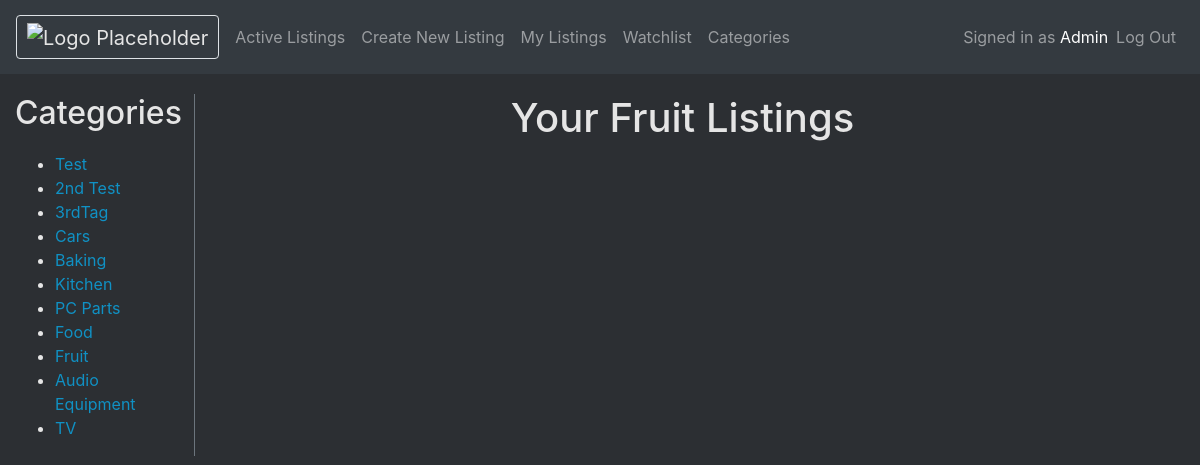
Before: /mylistings/Fruit (signed in) with the older database file.
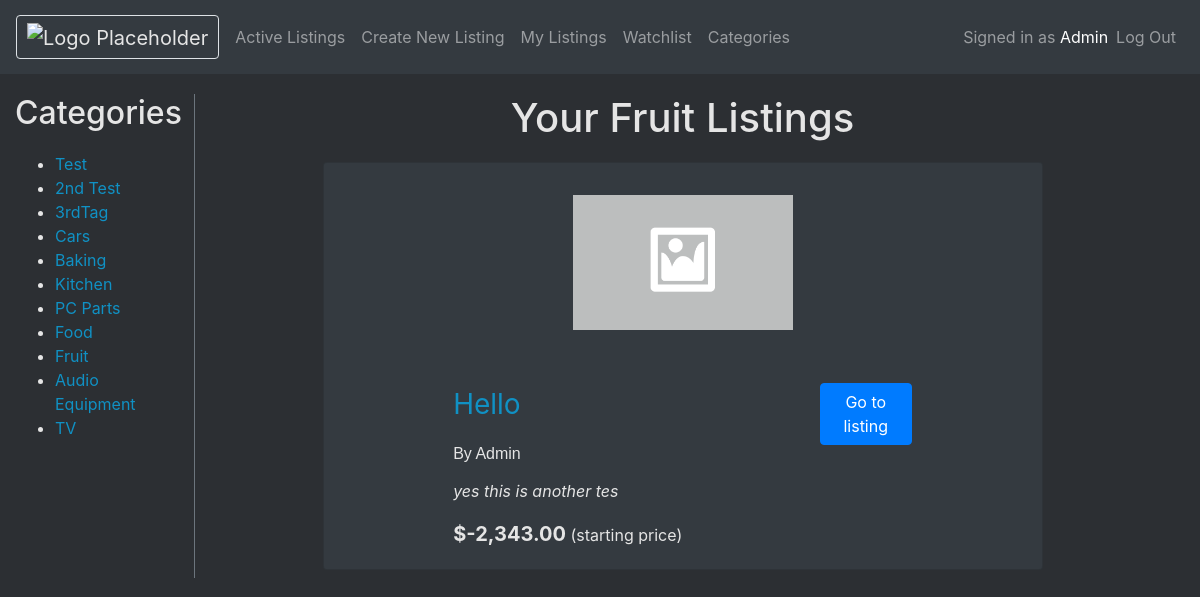
After: the same page with the newer database file.
### auctions/models.py (models this page shows, shortened)
class Category(models.Model):
    tag = models.CharField(max_length=35)
    def __str__(self):
        return self.tag

class Listing(models.Model):
    creator = models.ForeignKey(User, null=True, blank=True, on_delete=models.CASCADE, related_name="userListings")
    title = models.CharField(max_length=50)
    description = models.TextField(max_length=1000, default="")
    price = models.FloatField(default=0)
    isActive = models.BooleanField(default=True)
    photoUrl = models.URLField(blank=True, null=True)
    highestBid = models.FloatField(blank=True, max_length=11, null=True)
    categories = models.ManyToManyField(Category, related_name="categories")
    def __str__(self):
        return self.title
    def usd(self):
        return f"${self.price:,.2f}"

class User(AbstractUser):
    watchlist = models.ManyToManyField("Listing", related_name="watchlisted")
    pass

### auctions/views.py (the view)
# urls.py: path("mylistings/<str:userCategory>", views.displayUserListingCategory, name="displayUserListingCategory")
@login_required(login_url='/login')
def displayUserListingCategory(request, userCategory):
    try:
        categories = Category.objects.all()
        tag = Category.objects.get(tag=userCategory)
        filterArgs = { 'categories': tag, 'isActive': True, 'creator': request.user}
        taggedListings = Listing.objects.filter(**filterArgs)
    except Exception as error:
        return render(request, "auctions/error.html", {
            "error": error
        })
    return render(request, "auctions/userListings.html", {
        "userListings": taggedListings,
        "categories": categories,
        "displayCategory": userCategory
    })

### auctions/templates/auctions/userListings.html
{% extends "auctions/layout.html" %}
{% block body %}
    <div class="row col">
        <div class="col-2 border-right border-secondary">
            <h2 class="categories-Sidebar">Categories</h2>
            <ul>
                {% for category in categories %}
                    <li><a href="{% url 'displayUserListingCategory' userCategory=category %}"> {{ category }} </a></li>
                {% endfor %}
            </ul>
        </div>
        <main class="col-8 bd-content offset-md-1">
            <h1 class="listing-page-title">Your {{ displayCategory }} Listings</h1>
            {% for listing in userListings %}
            <div class="container-fluid">
                <div class="card text-white bg-dark mb-2">
                    <div class="row justify-content-center">
                        <div class="listing-img-container col-sm-2">
                            {% if listing.photoUrl %}
                            <img class="listing-img card-img-top" src="{{ listing.photoUrl }}" alt="{{ listing }} image">
                            {% else %}
                            {% load static %}
                            <img class="listing-img card-img-top" src="{% static 'auctions/placeholder.png' %}" alt="{{ listing }} image">
                            {% endif %}
                        </div>
                        <div class="card-body col-sm-8">
                            <div class="row">
                                <div class="col-9 justify-content-start">
                                    <a class="card-title listing-title" href="{% url 'listing' id=listing.id %}">{{ listing }}</a>
                                </div>
                                <div class="col-3 justify-content-end">
                                    <a href="{% url 'listing' id=listing.id %}"  class="btn btn-primary">Go to listing</a>
                                </div>
                            </div>
                        <p style="font: caption;">By {{ listing.creator }}</p>
                        <p class="card-text listing-card-description">{{ listing.description }}</p>
                        {% if listing.isActive %}
                            {% if listing.highestBid %}
                                <p class="card-text"><span class="card-text listing-price">{{ listing.usdBid }}</span> (active bid)</p>
                            {% else %}
                                <p class="card-text"><span class="card-text listing-price">{{ listing.usd }}</span> (starting price)</p>
                            {% endif %}
                        {% else %}
                            <p class="card-text listing-price">This listing has been closed</p>
                        {% endif %}
                        </div>
                    </div>
                </div>
            </div>
            {% endfor %}
        </main>
    </div>
{% endblock %}

Changed rows visible on the page:
added Listing: title "Hello", creator "Admin", description "yes this is another tes", usd "$-2,343.00"
